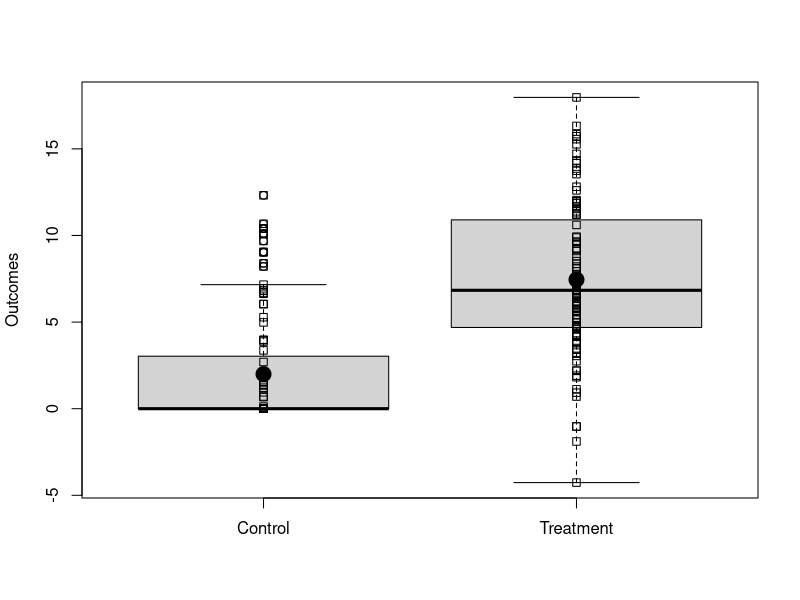

Reproduce this figure in R. (Note: this script raises an error after producing the figure.)
## ---- chunk 1
## Read in data for the fake experiment.
dat1 <- read.csv("dat1.csv")

## Table of the first few observations.
knitr::kable(head(dat1[, c(1, 23:27)]))
## ---- chunk 2
## y0 and y1 are the true underlying potential outcomes.
with(dat1, {boxplot(list(y0,y1), names=c("Control","Treatment"), ylab="Outcomes")
stripchart(list(y0,y1), add=TRUE, vertical=TRUE)
stripchart(list(mean(y0), mean(y1)), add=TRUE, vertical=TRUE, pch=19, cex=2)})
## ---- chunk 3
trueATE <- with(dat1, mean(y1) - mean(y0))
trueATE
## ---- chunk 4
## Y is the observed outcome, Z is the observed treatment.
estATE1 <- with(dat1, mean(Y[Z==1]) - mean(Y[Z==0]))
estATE2 <- lm(Y~Z, data=dat1)$coef[["Z"]]
c(estimatedATEv1=estATE1, estimatedATEv2=estATE2)
stopifnot(all.equal(estATE1, estATE2))
## ---- chunk 5
## A function to re-assign treatment and recalculate the difference of means.
## Treatment was assigned without blocking or other structure, so we
## just permute or shuffle the existing treatment assignment vector.
simEstAte <- function(Z,y1,y0){
	Znew <- sample(Z)
	Y <- Znew * y1 + (1-Znew) * y0
	estate <- mean(Y[Znew == 1]) - mean(Y[Znew == 0])
	return(estate)
}

## Set up and perform the simulation
sims <- 10000
set.seed(12345)
simpleResults <- with(dat1,replicate(sims,simEstAte(Z = Z,y1 = y1,y0 = y0)))
seEstATEsim <- sd(simpleResults)

## The standard error of this estimate of the ATE (via simulation)
seEstATEsim
## ---- chunk 6
# This was used previously to get the true SE, but may be wrong?
#varestATE <- ((N-nt)/(N-1)) * (vart/(N-nt)) + ((N-nc)/(N-1)) * (varc/nc) + (2/(N-1)) * covtc
## ---- chunk 7
## True SE (Dunning Chap 6, Gerber and Green Chap 3, or Freedman, Pisani and Purves A-32).
## Requires knowing the true covariance between potential outcomes.
N <- nrow(dat1)
V <- var(cbind(dat1$y0,dat1$y1))
varc <- V[1,1]
vart <- V[2,2]
covtc <- V[1,2]
nt <- sum(dat1$Z)
nc <- N-nt

## Gerber and Green, p.57, equation (3.4)
varestATE <- (((varc * nt) / nc) + ((vart * nc) / nt) + (2 * covtc)) / (N - 1)
seEstATETrue <- sqrt(varestATE)
## ---- chunk 8
## Feasible SE
varYc <- with(dat1,var(Y[Z == 0]))
varYt <- with(dat1,var(Y[Z == 1]))
fvarestATE <- (N/(N-1)) * ( (varYt/nt) + (varYc/nc) )
estSEEstATE <- sqrt(fvarestATE)
## ---- chunk 9
## OLS SE
lm1 <- lm(Y~Z, data=dat1)
iidSE <-  sqrt(diag(vcov(lm1)))[["Z"]]
## ---- chunk 10
## Neyman SE (HC2)
NeymanSE <- sqrt(diag(vcovHC(lm1, type = "HC2")))[["Z"]]
## ---- chunk 11
compareSEs <- c(simSE = seEstATEsim,
  feasibleSE = estSEEstATE,
  trueSE = seEstATETrue,
  olsIIDSE = iidSE,
  NeymanDesignSE = NeymanSE)
sort(compareSEs)
## ---- chunk 12
## Define a function to calculate several SEs, given potential outcomes and treatment
sePerfFn <- function(Z,y1,y0){
	Znew <- sample(Z)
	Ynew <- Znew * y1 + (1-Znew) * y0
	lm1 <- lm(Ynew~Znew)
	iidSE <-  sqrt(diag(vcov(lm1)))[["Znew"]]
	NeymanSE <- sqrt(diag(vcovHC(lm1,type = "HC2")))[["Znew"]]
	return(c(estATE=coef(lm1)[["Znew"]],
		 estSEiid=iidSE,
		 estSENeyman=NeymanSE))
}

## Perform a simulation using this function
set.seed(12345)
sePerformance <- with(dat1, replicate(sims, sePerfFn(Z = Z, y1 = y1, y0 = y0)))
ExpectedSEs <- apply(sePerformance[c("estSEiid", "estSENeyman"),], 1, mean)
c(ExpectedSEs, trueSE=seEstATETrue, simSE=sd(sePerformance["estATE",]))
## ---- chunk 13
## The difference_in_means function comes from the estimatr package.
estAndSE1 <- difference_in_means(Y ~ Z, data = dat1)

## Note that coeftest and coefci come from the lmtest package
est2 <- lm(Y ~ Z, data = dat1)
estAndSE2 <- coeftest(est2, vcov.=vcovHC(est2, type = "HC2"))
estAndCI2<- coefci(est2, vcov.=vcovHC(est2, type = "HC2"), parm = "Z")

estAndSE1
estAndSE2["Z", , drop=FALSE]
estAndCI2
